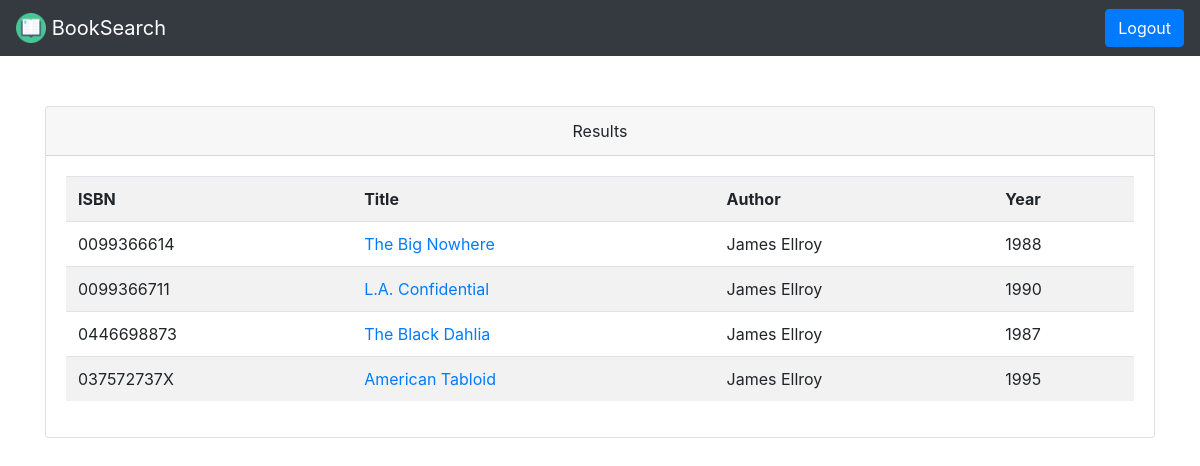
/searching/James Ellroy, run on the app's committed database.
### tables this page shows
CREATE TABLE books(isbn TEXT, title TEXT, author TEXT, year TEXT);

### application.py (the view)
@app.route("/searching/<name>")
def searching(name):
    message = None
    con = sqlite3.connect('database.db')
    c = con.cursor()
    query = '%' + name.lower() + '%'
    results = c.execute("SELECT * FROM books WHERE lower(author) LIKE :q", {"q": query}).fetchall()
    print(results)
    return render_template("search.html", results=results)

### templates/search.html (shortened to what this page needs)
<html>
    <head>
        <link rel="stylesheet" href="https://maxcdn.bootstrapcdn.com/bootstrap/4.0.0/css/bootstrap.min.css">
        <link rel="stylesheet" type="text/css" href="{{ url_for('static', filename='style.css') }}">
    </head>
    <nav class="navbar navbar-dark bg-dark">
        <a id="navbarHeader" class="navbar-brand" href="{{ url_for('dashboard') }}"><img src="{{ url_for('static', filename='icon.png') }}" width="30" height="30" class="d-inline-block align-top" alt=""> BookSearch </a>
        <a class="btn btn-primary" href="{{ url_for('logout') }}"> Logout </a>
    </nav>
     <body>
        <div class="container">
            <div class="card text-center" style="margin: 50px auto 50px auto;">
                <div class="card-header">Results</div>
                <div class="card-body">
                    <table class="table table-striped">
                    <tr>
                        <th>ISBN</th>
                        <th>Title</th>
                        <th>Author</th>
                        <th>Year</th>
                    </tr>
                    {% for result in results %}
                    <tr>
                        <td> {{ result[0] }} </td>
                        {% set title = result[0] %}
                        <td> <a href="{{ url_for('api', isbn=title) }}"> {{ result[1] }}</a></td>
                        <td> {{ result[2] }} </td>
                        <td> {{ result[3] }} </td>
                    </tr>
                    {% endfor %}
                </table>
                </div>
            </div>
        </div>
    </body>
</html>

### templates/search.html (style rules this page uses)
body { background-image: url("https://encrypted-tbn0.gstatic.com/images?q=tbn:ANd9GcRVj2yLmsqsXds7GVrKvdisJaRgForve1IWogtb-qz0kQQo40bCTXgUU-2F3qQXcNcrdPU&usqp=CAU"); background-repeat: no-repeat; background-size: cover; background-position: 0%; }

### data on the page
books: isbn "0099366614", title "The Big Nowhere", author "James Ellroy", year "1988"
books: isbn "0099366711", title "L.A. Confidential", author "James Ellroy", year "1990"
books: isbn "0446698873", title "The Black Dahlia", author "James Ellroy", year "1987"
books: isbn "037572737X", title "American Tabloid", author "James Ellroy", year "1995"
